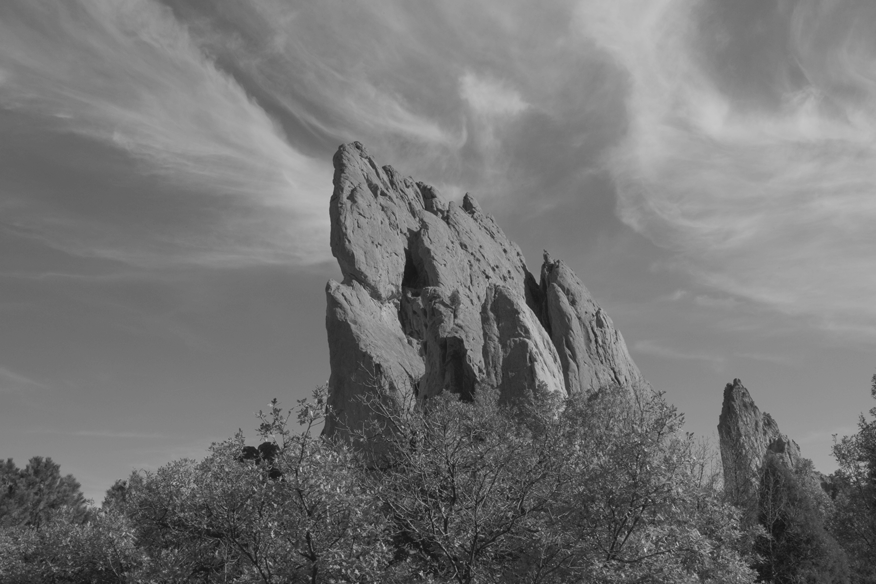
%> input picture tp1/images/rock_uneq.ppm, 876 x 584 px
$ octave my_hist.m   (GNU Octave 9; MATLAB toolbox functions it lacks are replaced by stand-ins)
%> lines starting %> are read from the running program, lines starting %| are printed output that depends on the picture
pkg load image

I = imread('../images/rock_uneq.ppm');
%> I is the input picture: size 584x876x3 uint8; min 20, max 206, mean 116.5

my_hist = zeros(256, 1);


for i = I(:)'+1
	my_hist(i) =  my_hist(i) + 1;
end
%> this loop made 1534752 passes
%> i on passes 1 to 3: 111, 111, 111
%> after the loop, my_hist = 256 values, max 36588 at index 139, min 0 at index 1, mean 5995.1

actual_hist = imhist(I(:));
%> actual_hist has the same summary as my_hist

figure();
subplot(1,2,1);
x=[1:1:256];
plot(x,my_hist);
subplot(1,2,2);
plot(x, actual_hist)
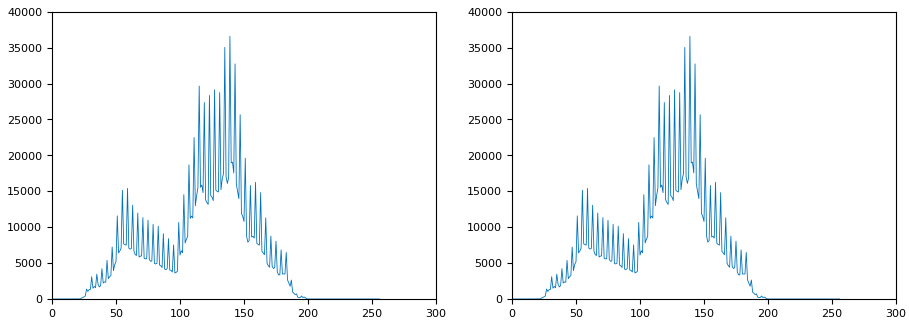
%> figure redrawn from the program's plot data, 2 panels; panel 1: curve peaks at x = 139, y = 36588
